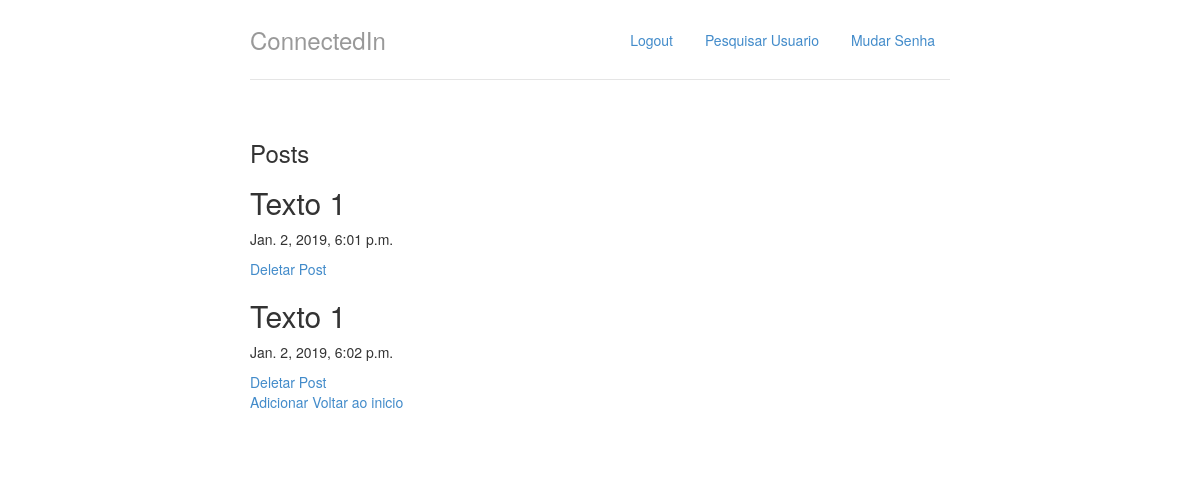
The page /perfil/timeline (signed in) on the database its author committed.
### perfis/models.py (models this page shows)
class Post(models.Model):
    texto = models.CharField(max_length=140)
    data = models.DateTimeField(auto_now=True)
    timeline = models.ForeignKey(Perfil, related_name = 'timeline' ,on_delete = models.CASCADE)

### perfis/views.py (the view)
# urls.py: path('perfil/timeline',views.exibir_timeline,name='timeline'),
@login_required
def exibir_timeline(request):
    posts=request.user.perfil.timeline
    return render(request,'timeline.html',{'posts':posts})

### perfis/templates/timeline.html
{% extends 'base.html' %}
{% block body %}
<html>
    <head></head>
    <body>
        <h3>Posts</h3>
            {% for p in posts.all %}
                <div>
                <h2>{{p.texto}}</h2>
                <p>{{p.data}}</p>
                <a href="{% url 'excluir_post' p.id %}">Deletar Post</a>
                </div>
            {% endfor %}
        <a href="{% url 'incluir_post' %}">Adicionar</a>
        <a href="{% url 'index' %}">Voltar ao inicio</a>
    </body>
</html>
{%endblock%}

### perfis/static/styles/main.css (style rules this page uses)
body { padding-top: 20px; padding-bottom: 20px; }

### rows shown on the page
Post: texto "Texto 1", data "Jan. 2, 2019, 6:01 p.m."
Post: texto "Texto 1", data "Jan. 2, 2019, 6:02 p.m."
